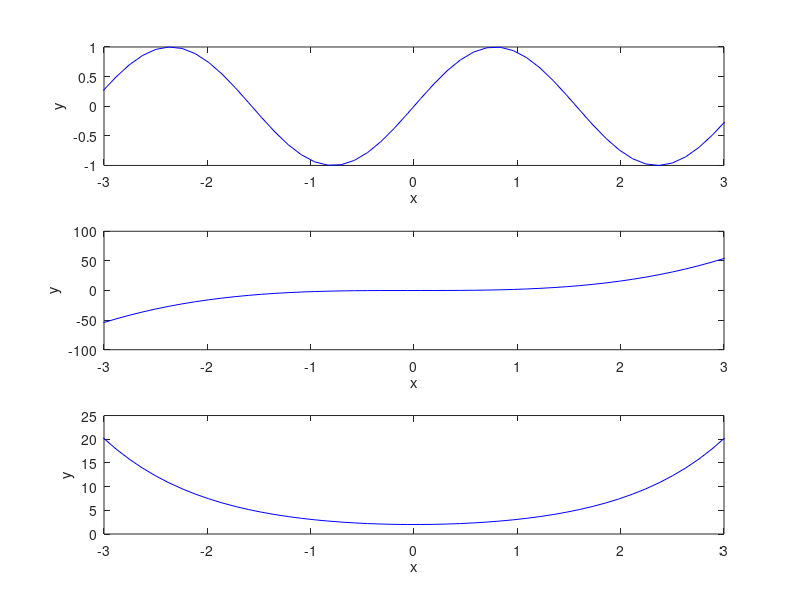
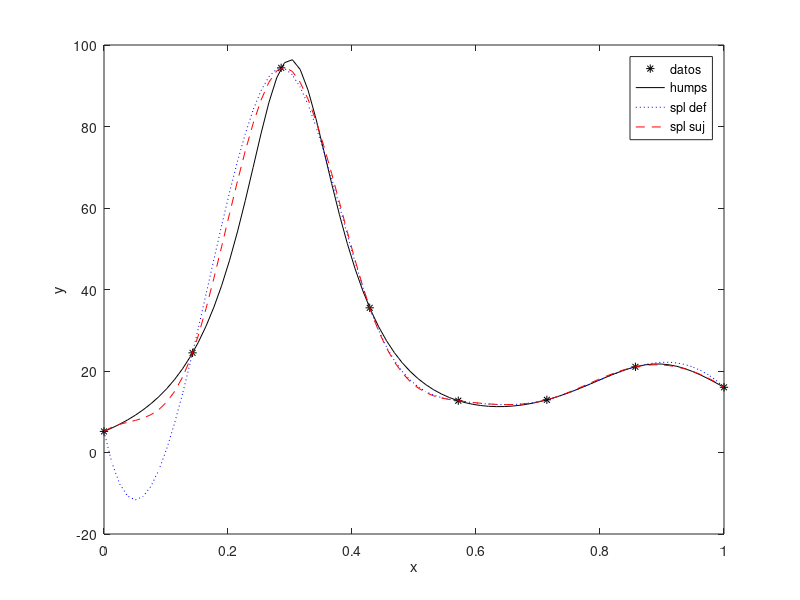

The MATLAB source for these figures, in order: (Note: this script raises an error after producing the figures.)


%PARTE 1
load DatosEntrada.txt
A=DatosEntrada;
x=DatosEntrada(:,1);
y1=DatosEntrada(:,2);
y2=DatosEntrada(:,3);
y3=DatosEntrada(:,4);
%subgrafica1
subplot(3,1,1)
plot(x, y1, 'b-')
xlabel('x')
ylabel('y')
xlim([-3 3])
%subgrafica2
subplot(3,1,2)
plot(x, y2, 'b-')
xlabel('x')
ylabel('y')
xlim([-3 3])
%subgrafica3
subplot(3,1,3)
plot(x, y3, 'b-') 
xlabel('x')
ylabel('y')
xlim([-3 3])
%PARTE 2
x1=linspace(0, 1, 80);
y=humps(x1);
xs=linspace(0, 1, 8);
ys=humps(xs)
figure
plot(xs, ys, 'k*', x1, y, 'k-')
hold on
yhatNaK=interp1(xs, ys, x1, 'spline')
yhatSuj=spline(xs, [100 ys -100], x1);
plot(x1, yhatNaK, 'b:', x1, yhatSuj, 'r--')
xlabel('x')
ylabel('y')
legend('datos', 'humps','spl def', 'spl suj')
hold off
%PARTE 3
t1=linspace(0, 2, 100);
y1=F1(t1);
y2=F2(t1);
figure
plot(t1, y1, t1, y2)
xlabel('t1')
ylabel('y1 e y2')
legend('y1', 'y2')
dips('FIN DEL EXAMEN')




